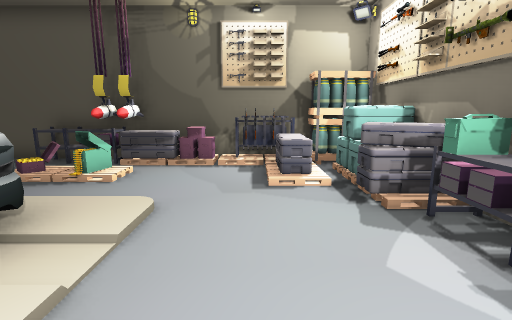
[1] (above)

12 first-person views from a walk through a scene from a Unity 3-D project. The camera is 1.5 m above the floor, tilts 10° down and sees 85° across. The floor is counted in squares, 1 m on a side. Each view is taken from the middle of a square. On the plan, view 1 faces up. The plan holds only what a view shows up to about 14 squares ahead; the rest is blank. Some surface patterns are stand-ins.

[2]
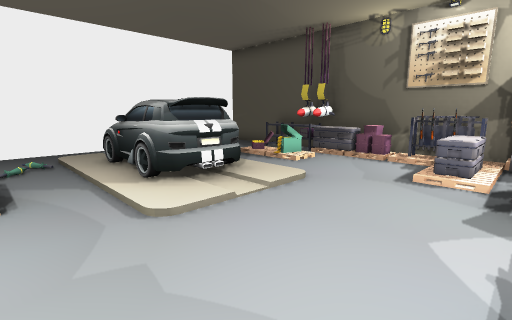

[3]
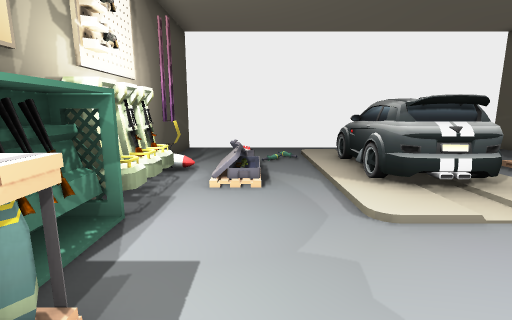

[4]
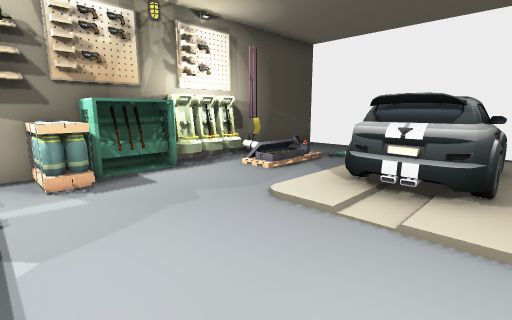

[5]
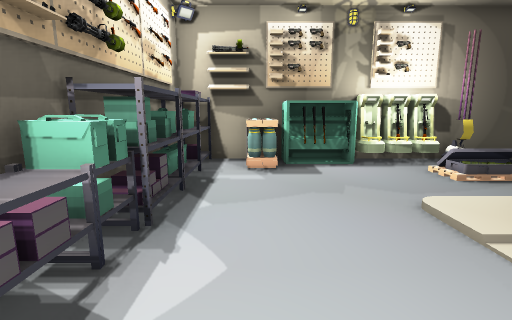

[6]
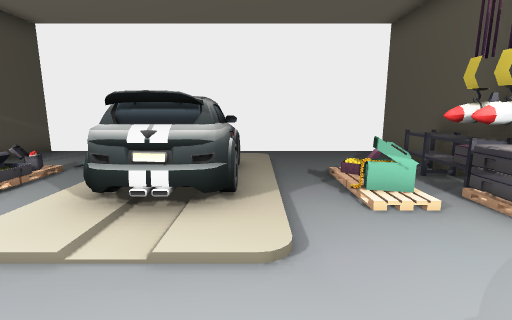

[7]
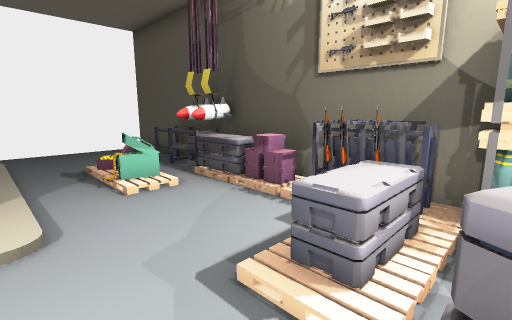

[8]
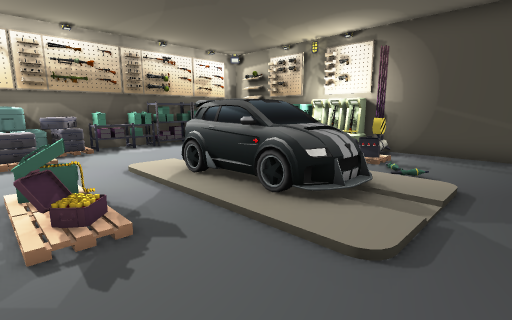

[9]
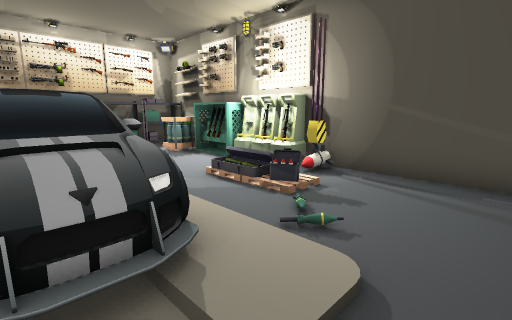

[10]
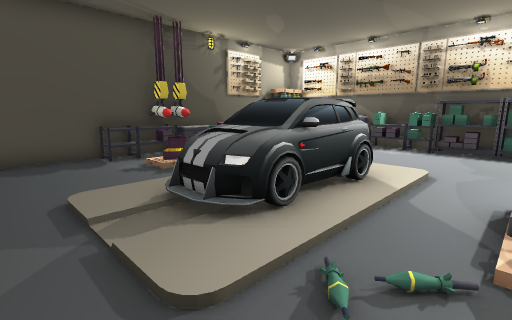

[11]
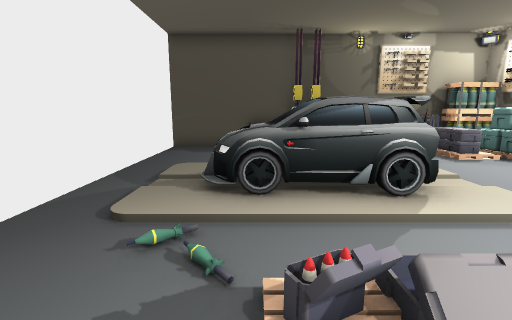

[12]
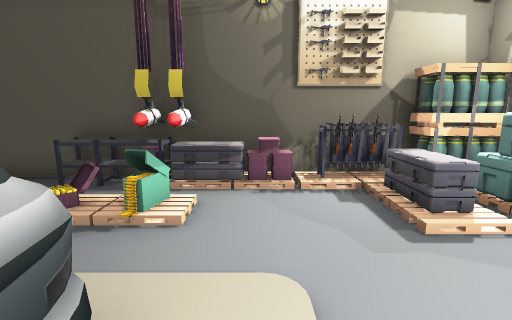

### Floor plan
Key: @ floor where view 1 was taken; # wall or solid block; x gap in a wall; . floor; / step, stairs or slope; = window, fence, low wall or low ledge; ^ raised ledge; S shelf; C crane; G gun; P pallet; R crate; A ammo; B car; E box.
Columns run from 10 left of view 1 to 3 right of it. Each row starts with its distance up from view 1.
  9 ##############
  8  ...SCC^^xGPRR
  7  ....P//..P^RR
  6  ..../A/...^RR
  5  ...........^^
  4  ./..........S
  3  ./BBBBB.....S
  2  ./BBBBB.....#
  1  ./..........E
  0  ..A......@..E
 -1  ...A=/......S
 -2  ...///....R.#
 -3  ....C###GGR.S
 -4 ##############

Where each view was taken, in squares from view 1:
view 1: 0 up, 0 right, facing up
view 2: 1 down, 2 right, facing up-left
view 3: 1 down, 2 right, facing left
view 4: 4 up, 2 right, facing down-left
view 5: 5 up, 1 right, facing down
view 6: 4 up, 1 right, facing left
view 7: 4 up, 2 right, facing up-left
view 8: 7 up, 9 left, facing down-right
view 9: 3 up, 9 left, facing down-right
view 10: 1 down, 9 left, facing up-right
view 11: 3 down, 6 left, facing up
view 12: 2 up, 2 left, facing up
